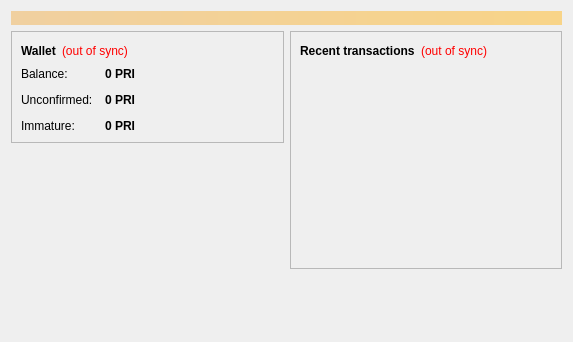
<?xml version="1.0" encoding="UTF-8"?>
<ui version="4.0">
 <class>OverviewPage</class>
 <widget class="QWidget" name="OverviewPage">
  <property name="geometry">
   <rect>
    <x>0</x>
    <y>0</y>
    <width>573</width>
    <height>342</height>
   </rect>
  </property>
  <property name="windowTitle">
   <string>Form</string>
  </property>
  <layout class="QVBoxLayout" name="topLayout">
   <item>
    <widget class="QLabel" name="labelAlerts">
     <property name="visible">
      <bool>false</bool>
     </property>
     <property name="styleSheet">
      <string notr="true">background-color: qlineargradient(x1: 0, y1: 0, x2: 1, y2: 0, stop:0 #F0D0A0, stop:1 #F8D488); color:#000000;</string>
     </property>
     <property name="wordWrap">
      <bool>true</bool>
     </property>
     <property name="margin">
      <number>3</number>
     </property>
    </widget>
   </item>
   <item>
    <layout class="QHBoxLayout" name="horizontalLayout" stretch="1,1">
     <item>
      <layout class="QVBoxLayout" name="verticalLayout_2">
       <item>
        <widget class="QFrame" name="frame">
         <property name="frameShape">
          <enum>QFrame::StyledPanel</enum>
         </property>
         <property name="frameShadow">
          <enum>QFrame::Raised</enum>
         </property>
         <layout class="QVBoxLayout" name="verticalLayout_4">
          <item>
           <layout class="QHBoxLayout" name="horizontalLayout_4">
            <item>
             <widget class="QLabel" name="label_5">
              <property name="font">
               <font>
                <weight>75</weight>
                <bold>true</bold>
               </font>
              </property>
              <property name="text">
               <string>Wallet</string>
              </property>
             </widget>
            </item>
            <item>
             <widget class="QLabel" name="labelWalletStatus">
              <property name="toolTip">
               <string>The displayed information may be out of date. Your wallet automatically synchronizes with the Princessleiacoin network after a connection is established, but this process has not completed yet.</string>
              </property>
              <property name="styleSheet">
               <string notr="true">QLabel { color: red; }</string>
              </property>
              <property name="text">
               <string notr="true">(out of sync)</string>
              </property>
              <property name="alignment">
               <set>Qt::AlignLeading|Qt::AlignLeft|Qt::AlignVCenter</set>
              </property>
             </widget>
            </item>
            <item>
             <spacer name="horizontalSpacer_2">
              <property name="orientation">
               <enum>Qt::Horizontal</enum>
              </property>
              <property name="sizeHint" stdset="0">
               <size>
                <width>40</width>
                <height>20</height>
               </size>
              </property>
             </spacer>
            </item>
           </layout>
          </item>
          <item>
           <layout class="QFormLayout" name="formLayout_2">
            <property name="fieldGrowthPolicy">
             <enum>QFormLayout::AllNonFixedFieldsGrow</enum>
            </property>
            <property name="horizontalSpacing">
             <number>12</number>
            </property>
            <property name="verticalSpacing">
             <number>12</number>
            </property>
            <item row="0" column="0">
             <widget class="QLabel" name="label">
              <property name="text">
               <string>Balance:</string>
              </property>
             </widget>
            </item>
            <item row="0" column="1">
             <widget class="QLabel" name="labelBalance">
              <property name="font">
               <font>
                <weight>75</weight>
                <bold>true</bold>
               </font>
              </property>
              <property name="cursor">
               <cursorShape>IBeamCursor</cursorShape>
              </property>
              <property name="toolTip">
               <string>Your current balance</string>
              </property>
              <property name="text">
               <string notr="true">0 PRI</string>
              </property>
              <property name="textInteractionFlags">
               <set>Qt::LinksAccessibleByMouse|Qt::TextSelectableByKeyboard|Qt::TextSelectableByMouse</set>
              </property>
             </widget>
            </item>
            <item row="1" column="0">
             <widget class="QLabel" name="label_3">
              <property name="text">
               <string>Unconfirmed:</string>
              </property>
             </widget>
            </item>
            <item row="1" column="1">
             <widget class="QLabel" name="labelUnconfirmed">
              <property name="font">
               <font>
                <weight>75</weight>
                <bold>true</bold>
               </font>
              </property>
              <property name="cursor">
               <cursorShape>IBeamCursor</cursorShape>
              </property>
              <property name="toolTip">
               <string>Total of transactions that have yet to be confirmed, and do not yet count toward the current balance</string>
              </property>
              <property name="text">
               <string notr="true">0 PRI</string>
              </property>
              <property name="textInteractionFlags">
               <set>Qt::LinksAccessibleByMouse|Qt::TextSelectableByKeyboard|Qt::TextSelectableByMouse</set>
              </property>
             </widget>
            </item>
            <item row="2" column="0">
             <widget class="QLabel" name="labelImmatureText">
              <property name="text">
               <string>Immature:</string>
              </property>
             </widget>
            </item>
            <item row="2" column="1">
             <widget class="QLabel" name="labelImmature">
              <property name="font">
               <font>
                <weight>75</weight>
                <bold>true</bold>
               </font>
              </property>
              <property name="toolTip">
               <string>Mined balance that has not yet matured</string>
              </property>
              <property name="text">
               <string notr="true">0 PRI</string>
              </property>
              <property name="textInteractionFlags">
               <set>Qt::LinksAccessibleByMouse|Qt::TextSelectableByKeyboard|Qt::TextSelectableByMouse</set>
              </property>
             </widget>
            </item>
           </layout>
          </item>
         </layout>
        </widget>
       </item>
       <item>
        <spacer name="verticalSpacer">
         <property name="orientation">
          <enum>Qt::Vertical</enum>
         </property>
         <property name="sizeHint" stdset="0">
          <size>
           <width>20</width>
           <height>40</height>
          </size>
         </property>
        </spacer>
       </item>
      </layout>
     </item>
     <item>
      <layout class="QVBoxLayout" name="verticalLayout_3">
       <item>
        <widget class="QFrame" name="frame_2">
         <property name="frameShape">
          <enum>QFrame::StyledPanel</enum>
         </property>
         <property name="frameShadow">
          <enum>QFrame::Raised</enum>
         </property>
         <layout class="QVBoxLayout" name="verticalLayout">
          <item>
           <layout class="QHBoxLayout" name="horizontalLayout_2">
            <item>
             <widget class="QLabel" name="label_4">
              <property name="text">
               <string>&lt;b&gt;Recent transactions&lt;/b&gt;</string>
              </property>
             </widget>
            </item>
            <item>
             <widget class="QLabel" name="labelTransactionsStatus">
              <property name="toolTip">
               <string>The displayed information may be out of date. Your wallet automatically synchronizes with the Princessleiacoin network after a connection is established, but this process has not completed yet.</string>
              </property>
              <property name="styleSheet">
               <string notr="true">QLabel { color: red; }</string>
              </property>
              <property name="text">
               <string notr="true">(out of sync)</string>
              </property>
              <property name="alignment">
               <set>Qt::AlignRight|Qt::AlignTrailing|Qt::AlignVCenter</set>
              </property>
             </widget>
            </item>
            <item>
             <spacer name="horizontalSpacer">
              <property name="orientation">
               <enum>Qt::Horizontal</enum>
              </property>
              <property name="sizeHint" stdset="0">
               <size>
                <width>40</width>
                <height>20</height>
               </size>
              </property>
             </spacer>
            </item>
           </layout>
          </item>
          <item>
           <widget class="QListView" name="listTransactions">
            <property name="styleSheet">
             <string notr="true">QListView { background: transparent; }</string>
            </property>
            <property name="frameShape">
             <enum>QFrame::NoFrame</enum>
            </property>
            <property name="verticalScrollBarPolicy">
             <enum>Qt::ScrollBarAlwaysOff</enum>
            </property>
            <property name="horizontalScrollBarPolicy">
             <enum>Qt::ScrollBarAlwaysOff</enum>
            </property>
            <property name="selectionMode">
             <enum>QAbstractItemView::NoSelection</enum>
            </property>
           </widget>
          </item>
         </layout>
        </widget>
       </item>
       <item>
        <spacer name="verticalSpacer_2">
         <property name="orientation">
          <enum>Qt::Vertical</enum>
         </property>
         <property name="sizeHint" stdset="0">
          <size>
           <width>20</width>
           <height>40</height>
          </size>
         </property>
        </spacer>
       </item>
      </layout>
     </item>
    </layout>
   </item>
  </layout>
 </widget>
 <resources/>
 <connections/>
</ui>
